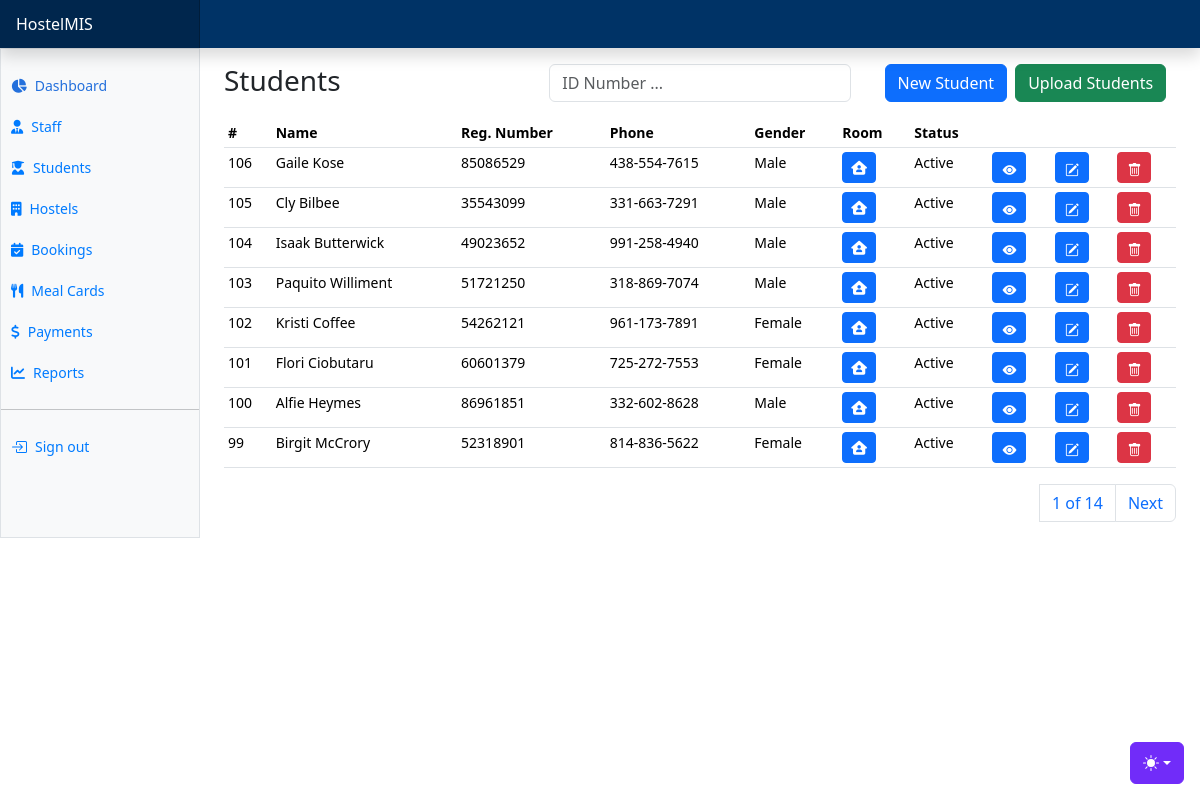
The page /students/ on the database its author committed.
### apps/students/models.py (models this page shows, shortened)
class Student(AbsoluteBaseModel):
    user = models.OneToOneField("users.User", on_delete=models.CASCADE)
    registration_number = models.CharField(max_length=255)
    guardian_name = models.CharField(max_length=255, null=True)
    guardian_phone_number = models.CharField(max_length=255, null=True)
    status = models.CharField(max_length=255, choices=STUDENT_STATUS_CHOICES)
    room_assigned = models.ForeignKey("hostels.HostelRoom", on_delete=models.CASCADE, null=True)
    hostel_assigned = models.ForeignKey("hostels.Hostel", on_delete=models.CASCADE, null=True, related_name="hostelstudents")

### apps/users/models.py (models this page shows, shortened)
class User(AbstractUser, AbsoluteBaseModel):
    role = models.ForeignKey(UserRole, on_delete=models.CASCADE, null=True)
    gender = models.CharField(max_length=10, choices=GENDER_CHOICES)
    phone_number = models.CharField(max_length=255)
    address = models.CharField(max_length=255, null=True)
    city = models.CharField(max_length=255, null=True)
    country = models.CharField(max_length=255, null=True)
    date_of_birth = models.DateField(default="1999-10-10")
    def name(self):
        return f"{self.first_name} {self.last_name}"

### apps/students/views.py (the view, shortened to what this page needs)
# urls.py: path("students/", include("apps.students.urls")),
def students(request):
    students = Student.objects.all().order_by("-created_on")
    paginator = Paginator(students, 8)
    page_number = request.GET.get("page")
    page_obj = paginator.get_page(page_number)
    context = {"page_obj": page_obj, "gender_choices": GENDER_CHOICES}
    return render(request, "students/students.html", context)

### templates/students/students.html (shortened to what this page needs)
{% extends "base.html" %}
{% block content %}
<div class="row">
    <div class="col">
        <h3>Students</h3>
    </div>
    <div class="col">
      <form method="POST">
        <div class="input-group mb-3">
            <div class="col">
              <input type="text" class="form-control" name="search_text" id="search_text" placeholder="ID Number ...">
            </div>
          </div>
      </form>
    </div>
    <div class="col">
      <div class="d-grid d-sm-flex gap-2 justify-content-sm-center">
        <button class="btn btn-primary" data-bs-toggle="modal" data-bs-target="#newStudentModal">New Student</button>
        <button class="btn btn-success" data-bs-toggle="modal" data-bs-target="#uploadStudentsModal">Upload Students</button>
      </div>
    </div>
</div>
      <div class="table-responsive small">
        <table class="table table-sm">
          <thead>
            <tr>
              <th scope="col">#</th>
              <th scope="col">Name</th>
              <th scope="col">Reg. Number</th>
              <th scope="col">Phone</th>
              <th scope="col">Gender</th>
              <th scope="col">Room</th>
              <th scope="col">Status</th>
              <th scope="col" colspan="3"></th>
            </tr>
          </thead>
          <tbody>
            {% for student in page_obj %}
            <tr>
              <td>{{student.id}}</td>
              <td>{{student.user.name}}</td>
              <td>{{student.registration_number}}</td>
              <td>{{student.user.phone_number}}</td>
              <td>{{student.user.gender}}</td>
              <td>
                {% if student.room_assigned %}
                {{student.room_assigned.room_number}}
                {% else %}
                <a class="btn btn-primary btn-sm" data-bs-toggle="modal" data-bs-target="#editStudentModal{{ student.id }}">
                  <i class="fas fa-house-user"></i>
                </a>
                {% endif %}
              </td>
              <td>{{student.status}}</td>
              <td>
                <a href="{% url 'student-details' student.id %}" class="btn btn-primary btn-sm"><i class="bi bi-eye-fill"></i></a>
              </td>
              <td><a class="btn btn-primary btn-sm" data-bs-toggle="modal" data-bs-target="#editStudentModal{{ student.id }}">
                <i class="bi bi-pencil-square"></i>
              </a></td>
              <td><a class="btn btn-danger btn-sm" data-bs-toggle="modal" data-bs-target="#deleteStudentModal{{ student.id }}">
                <i class="bi bi-trash"></i>
              </a></td>
            </tr>
            {% endfor %}
          </tbody>
        </table>
        <div>
          <nav aria-label="Page navigation example">
            <ul class="pagination justify-content-end">
              <a class="page-link" href="#">{{ page_obj.number }} of {{ page_obj.paginator.num_pages }}</a>
              {% if page_obj.has_next %}
              <li class="page-item"><a class="page-link" href="?page={{ page_obj.next_page_number }}">Next</a></li>
              {% endif %}
            </ul>
          </nav>
        </div>
      </div>
{% endblock content %}

### static/dashboard.css (style rules this page uses)
.bi { display: inline-block; width: 1rem; height: 1rem; }

### templates/base.html (style rules this page uses)
.bi { vertical-align: -.125em; fill: currentColor; }

### rows shown on the page
Student: id "106", user.name "Gaile Kose", registration_number "85086529", user.phone_number "438-554-7615", user.gender "Male", status "Active"
Student: id "105", user.name "Cly Bilbee", registration_number "35543099", user.phone_number "331-663-7291", user.gender "Male", status "Active"
Student: id "104", user.name "Isaak Butterwick", registration_number "49023652", user.phone_number "991-258-4940", user.gender "Male", status "Active"
Student: id "103", user.name "Paquito Williment", registration_number "51721250", user.phone_number "318-869-7074", user.gender "Male", status "Active"
Student: id "102", user.name "Kristi Coffee", registration_number "54262121", user.phone_number "961-173-7891", user.gender "Female", status "Active"
Student: id "101", user.name "Flori Ciobutaru", registration_number "60601379", user.phone_number "725-272-7553", user.gender "Female", status "Active"
Student: id "100", user.name "Alfie Heymes", registration_number "86961851", user.phone_number "332-602-8628", user.gender "Male", status "Active"
Student: id "99", user.name "Birgit McCrory", registration_number "52318901", user.phone_number "814-836-5622", user.gender "Female", status "Active"

### other values the page prints
{{ page_obj.number }} "1"
{{ page_obj.paginator.num_pages }} "14"
